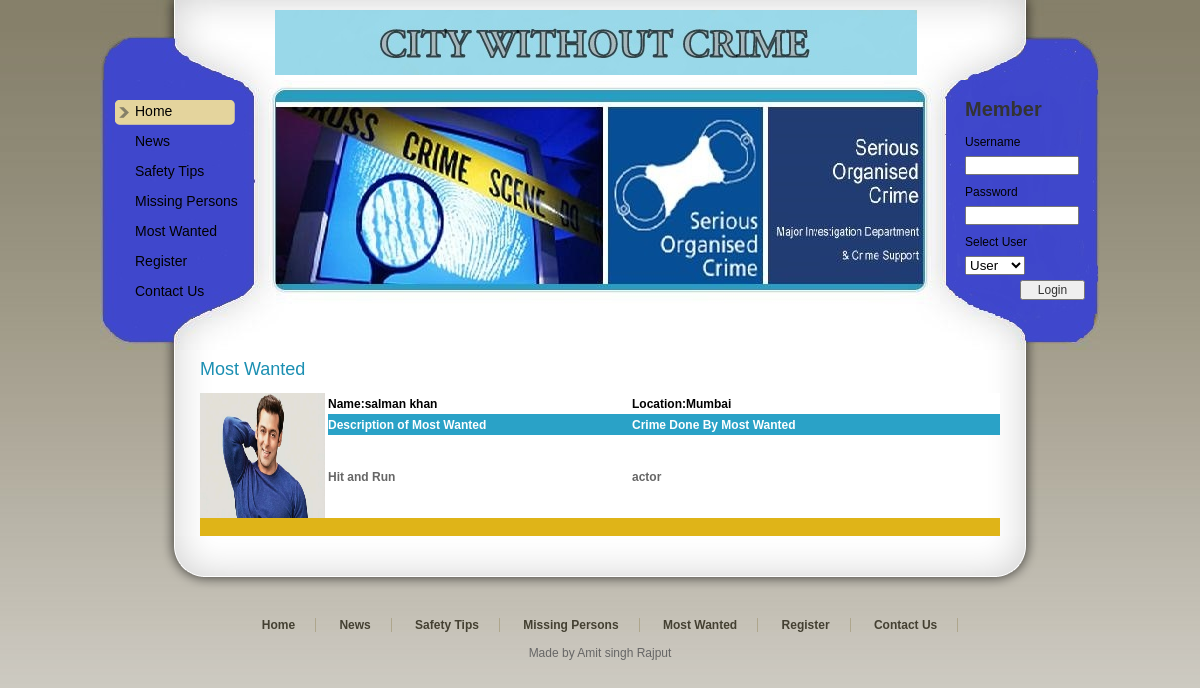
Screenshot of /Wanted.php with the database file from the repository.
### tables this page shows
CREATE TABLE `mostwanted_tbl` (
  `Wanted_Id` int(11) NOT NULL,
  `Wanted_Name` varchar(20) NOT NULL,
  `Wanted_Location` varchar(20) NOT NULL,
  `Wanted_Image` varchar(1000) NOT NULL,
  `Wanted_Crime` varchar(100) NOT NULL,
  `Wanted_Desc` varchar(200) NOT NULL,
  `Station_Name` varchar(50) NOT NULL
);

### Wanted.php (the view, shortened to what this page needs)
<!DOCTYPE html PUBLIC "-//W3C//DTD XHTML 1.0 Transitional//EN" "http://www.w3.org/TR/xhtml1/DTD/xhtml1-transitional.dtd">
<html xmlns="http://www.w3.org/1999/xhtml">
    <head>
        <link href="templatemo_style.css" rel="stylesheet" type="text/css" />
    </head>
    <body>
        <div id="templatemo_wrapper">
            <?php
            include "Header.php"
            ?>
            <div id="templatemo_content">
                <div class="section_w800">
                    <h2>Most Wanted</h2>
                    <?php
                    $con = mysqli_connect("localhost", "root");
                    mysqli_select_db(  $con,"cms");
                    $sql = "select * from mostwanted_tbl order by Station_Name";
                    $result = mysqli_query($con,$sql);
                    while ($row = mysqli_fetch_array($result)) {
                        $Name = $row['Wanted_Name'];
                        $Loc = $row['Wanted_Location'];
                        $Crime = $row['Wanted_Crime'];
                        $Desc = $row['Wanted_Desc'];
                        $Photo = $row['Wanted_Image'];
                        ?>
                        <table width="100%" border="0" cellspacing="0" cellpadding="0">
                            <tr>
                                <td width="16%" rowspan="3"><strong><img src="Documents/<?php echo $Photo; ?>" alt="" width="125" height="125" /></strong></td>
                                <td height="21" bgcolor="#FFFFFF"><span class="style3"><strong>Name:</strong></span><span class="style3"><strong><?php echo $Name; ?></strong></span></td>
                                <td width="46%" bgcolor="#FFFFFF"><span class="style3"><strong>Location:</strong></span><span class="style3"><strong><?php echo $Loc; ?></strong></span></td>
                            </tr>
                            <tr>
                                <td width="38%" height="21" bgcolor="#2AA2C7"><span class="style10">Description of Most Wanted</span></td>
                                <td bgcolor="#2AA2C7"><span class="style10">Crime Done By Most Wanted</span></td>
                            </tr>
                            <tr>
                                <td><strong><?php echo $Crime; ?></strong></td>
                                <td><strong><?php echo $Desc; ?></strong></td>
                            </tr>
                            <tr>
                                <td colspan="3" bgcolor="#DFB418">&nbsp;</td>
                            </tr>
                        </table>
                        <?php
                    }
                    ?>
                </div>
            </div>
            <?php
            include "Footer.php";
            ?>
        </div>
    </body>
</html>

### templatemo_style.css (style rules this page uses)
body { margin: 0; padding: 0; line-height: 1.5em; font-family: Arial, Helvetica, sans-serif; font-size: 12px; color: #666; background: #666 url(images/templatemo_body.jpg) repeat-x top; }
img { margin: 0px; padding: 0px; border: none; }
h2 { margin: 0 0 5px 0; padding: 10px 0; font-size: 24px; font-weight: normal; color: #1b8fb2; }
#templatemo_wrapper { width: 1000px; margin: 0 auto; }
#templatemo_content { clear: both; width: 800px; padding: 0 100px; background: url(images/templatemo_content_middle.png) repeat-y center; }
#templatemo_content h2 { font-size: 18px; }
.section_w800 { clear: both; width: 800px; }

### Wanted.php (style rules this page uses)
.style10 { color: #FFFFFF; font-weight: bold; }

### rows the page displays
mostwanted_tbl: Wanted_Image (picture), Wanted_Name "salman khan", Wanted_Location "Mumbai", Wanted_Crime "Hit and Run", Wanted_Desc "actor"
